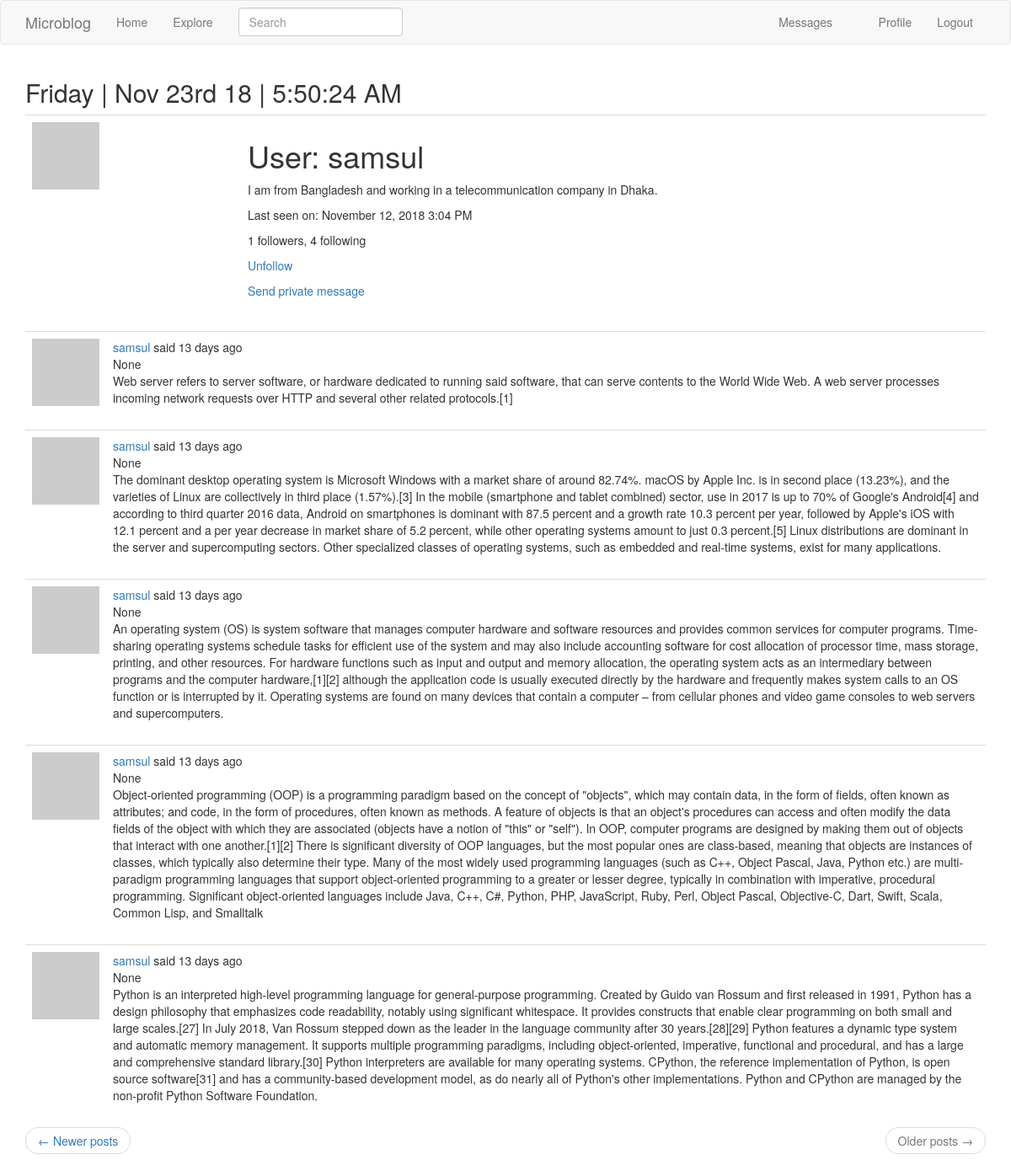
The app's page /user/samsul?page=2 (signed in) with its own data.
### app/models.py (models this page shows, shortened)
class User(UserMixin, db.Model):
    id = db.Column(db.Integer, primary_key=True)
    username = db.Column(db.String(64), index=True, unique=True)
    email = db.Column(db.String(120), index=True, unique=True)
    password_hash = db.Column(db.String(128))
    posts = db.relationship('Post', backref='author', lazy='dynamic')
    about_me = db.Column(db.String(140))
    last_seen = db.Column(db.DateTime, default=datetime.utcnow)
    followed = db.relationship(
        'User', secondary=followers,
        primaryjoin=(followers.c.follower_id == id),
        secondaryjoin=(followers.c.followed_id == id),
        backref=db.backref('followers', lazy='dynamic'), lazy='dynamic')
    messages_sent = db.relationship('Message',
                                    foreign_keys='Message.sender_id',
                                    backref='author', lazy='dynamic')
    messages_received = db.relationship('Message',
                                        foreign_keys='Message.recipient_id',
                                        backref='recipient', lazy='dynamic')
    notifications = db.relationship('Notification', backref='user', lazy='dynamic')
    last_message_read_time = db.Column(db.DateTime)
    def new_messages(self):
        last_read_time = self.last_message_read_time or datetime(1900,1,1)
        return Message.query.filter_by(recipient=self).filter(Message.timestamp > last_read_time).count()
    def avatar(self, size):
        digest = md5(self.email.lower().encode('utf-8')).hexdigest()
        return 'https://www.gravatar.com/avatar/{}?d=identicon&s={}'.format(digest, size)
    def is_following(self, user):
        return self.followed.filter(
            followers.c.followed_id == user.id).count() > 0

class SearchableMixin(object):
    @classmethod
    def before_commit(cls, session):
        session._changes = {
            'add': list(session.new),
            'update': list(session.dirty),
            'delete': list(session.deleted)
        }
    @classmethod
    def after_commit(cls, session):
        for obj in session._changes['add']:
            if isinstance(obj, SearchableMixin):
                add_to_index(obj.__tablename__, obj)
        for obj in session._changes['update']:
            if isinstance(obj, SearchableMixin):
                add_to_index(obj.__tablename__, obj)
        for obj in session._changes['delete']:
            if isinstance(obj, SearchableMixin):
                remove_from_index(obj.__tablename__, obj)
        session._changes = None

class Post(SearchableMixin, db.Model):
    __searchable__ = ['body', 'title']
    id = db.Column(db.Integer, primary_key=True)
    title = db.Column(db.String(50))
    body = db.Column(db.String(140))
    timestamp = db.Column(db.DateTime, index=True, default=datetime.utcnow)
    user_id = db.Column(db.Integer, db.ForeignKey('user.id'))
    language = db.Column(db.String(5))

### app/main/routes.py (the view)
@bp.route('/user/<username>')
def user(username):
    user = User.query.filter_by(username=username).first_or_404()
    page = request.args.get('page', 1, type=int)
    posts = user.posts.order_by(Post.timestamp.desc()).paginate(
        page, current_app.config['POSTS_PER_PAGE'], False)
    next_url = url_for('main.user', username=user.username, page=posts.next_num) \
        if posts.has_next else None
    prev_url = url_for('main.user', username=user.username, page=posts.prev_num) \
        if posts.has_prev else None
    return render_template('user.html', user=user, posts=posts.items, title=_('User post'), next_url=next_url, prev_url=prev_url)

### app/main/forms.py
class SearchForm(FlaskForm):
    q = StringField(_l('Search'), validators=[DataRequired()])
    def __init__(self, *args, **kwargs):
        if 'formdata' not in kwargs:
            kwargs['formdata'] = request.args
        if 'csrf_enabled' not in kwargs:
            kwargs['csrf_enabled'] = False
        super(SearchForm, self).__init__(*args, **kwargs)

### app/main/routes.py (called while the page is built)
@bp.before_request
def before_request():
    if current_user.is_authenticated:
        current_user.last_seen = datetime.utcnow()
        db.session.commit()
    g.local = str(get_locale())

@bp.before_request
def before_request():
    if current_user.is_authenticated:
        current_user.last_seen = datetime.utcnow()
        db.session.commit()
        g.search_form = SearchForm()
    g.locale = str(get_locale())

### app/models.py (called while the page is built)
@login.user_loader
def load_user(id):
    return User.query.get(int(id))

### app/templates/user.html
{% extends "base.html" %}
{% block app_content %}
    <table class="table table-hover">
        <tr>
            <td width="256px"><img src="{{ user.avatar(200) }}"></td>
            <td>
                <h1>{{ _('User') }}: {{ user.username }}</h1>
                {% if user.about_me %}<p>{{ user.about_me }}</p>{% endif %}
                {% if user.last_seen %}
                <p>{{ _('Last seen on') }}: {{ moment(user.last_seen).format('LLL') }}</p>
                {% endif %}
                <p>{{ _('%(count)d followers', count=user.followers.count()) }}, {{ _('%(count)d following', count=user.followed.count()) }}</p>
                {% if user == current_user %}
                <p><a href="{{ url_for('main.edit_profile') }}">{{ _('Edit your profile') }}</a></p>
                {% elif not current_user.is_following(user) %}
                <p><a href="{{ url_for('main.follow', username=user.username) }}">{{ _('Follow') }}</a></p>
                {% else %}
                <p><a href="{{ url_for('main.unfollow', username=user.username) }}">{{ _('Unfollow') }}</a></p>
                {% endif %}
                {% if user != current_user %}
                <p>
                    <a href="{{ url_for('main.send_message',
                                        recipient=user.username) }}">
                        {{ _('Send private message') }}
                    </a>
                </p>
                {% endif %}
            </td>
        </tr>
    </table>
    {% for post in posts %}
        {% include '_post.html' %}
    {% endfor %}
    <nav aria-label="...">
        <ul class="pager">
            <li class="previous{% if not prev_url %} disabled{% endif %}">
                <a href="{{ prev_url or '#' }}">
                    <span aria-hidden="true">&larr;</span> {{ _('Newer posts') }}
                </a>
            </li>
            <li class="next{% if not next_url %} disabled{% endif %}">
                <a href="{{ next_url or '#' }}">
                    {{ _('Older posts') }} <span aria-hidden="true">&rarr;</span>
                </a>
            </li>
        </ul>
    </nav>
{% endblock %}

### app/templates/_post.html (shortened to what this page needs)
    <table class="table table-hover">
        <tr>
            <td width="70px">
                <a href="{{ url_for('main.user', username=post.author.username) }}">
                    <img src="{{ post.author.avatar(70) }}">
                </a>
            </td>
            <td>
                {{ _('%(username)s said %(when)s',
                    username=user_link, when=moment(post.timestamp).fromNow()) }}
                <br>
                <span id="post{{ post.id }}">{{ post.title }}</span><br>
                <span id="post{{ post.id }}">{{ post.body }}</span>
            </td>
        </tr>
    </table>

### records on screen
User: username "samsul", about_me "I am from Bangladesh and working in a telecommunication company in Dhaka.", last_seen "November 12, 2018 3:04 PM"
Post: title "None", body "Web server refers to server software, or hardware dedicated to running said software, that can serve contents to the World Wide Web. A web server processes incoming network requests over HTTP and several other related protocols.[1]"
Post: title "None", body "The dominant desktop operating system is Microsoft Windows with a market share of around 82.74%. macOS by Apple Inc. is in second place (13.23%), and the varieties of Linux are collectively in third place (1.57%).[3] In the mobile (smartphone and tablet combined) sector, use in 2017 is up to 70% of Google's Android[4] and according to third quarter 2016 data, Android on smartphones is dominant with 87.5 percent and a growth rate 10.3 percent per year, followed by Apple's iOS with 12.1 percent and a per year decrease in market share of 5.2 percent, while other operating systems amount to just 0.3 percent.[5] Linux distributions are dominant in the server and supercomputing sectors. Other…"
Post: title "None", body "An operating system (OS) is system software that manages computer hardware and software resources and provides common services for computer programs. Time-sharing operating systems schedule tasks for efficient use of the system and may also include accounting software for cost allocation of processor time, mass storage, printing, and other resources. For hardware functions such as input and output and memory allocation, the operating system acts as an intermediary between programs and the computer hardware,[1][2] although the application code is usually executed directly by the hardware and frequently makes system calls to an OS function or is interrupted by it. Operating systems are found…"
Post: title "None", body "Object-oriented programming (OOP) is a programming paradigm based on the concept of \"objects\", which may contain data, in the form of fields, often known as attributes; and code, in the form of procedures, often known as methods. A feature of objects is that an object's procedures can access and often modify the data fields of the object with which they are associated (objects have a notion of \"this\" or \"self\"). In OOP, computer programs are designed by making them out of objects that interact with one another.[1][2] There is significant diversity of OOP languages, but the most popular ones are class-based, meaning that objects are instances of classes, which typically also determine their…"
Post: title "None", body "Python is an interpreted high-level programming language for general-purpose programming. Created by Guido van Rossum and first released in 1991, Python has a design philosophy that emphasizes code readability, notably using significant whitespace. It provides constructs that enable clear programming on both small and large scales.[27] In July 2018, Van Rossum stepped down as the leader in the language community after 30 years.[28][29] Python features a dynamic type system and automatic memory management. It supports multiple programming paradigms, including object-oriented, imperative, functional and procedural, and has a large and comprehensive standard library.[30] Python interpreters…"

### other values on screen
{{ moment().format('dddd') }} "Friday"
{{ moment().format("MMM Do YY") }} "Nov 23rd 18"
{{ moment().format('LTS') }} "5:50:24 AM"
